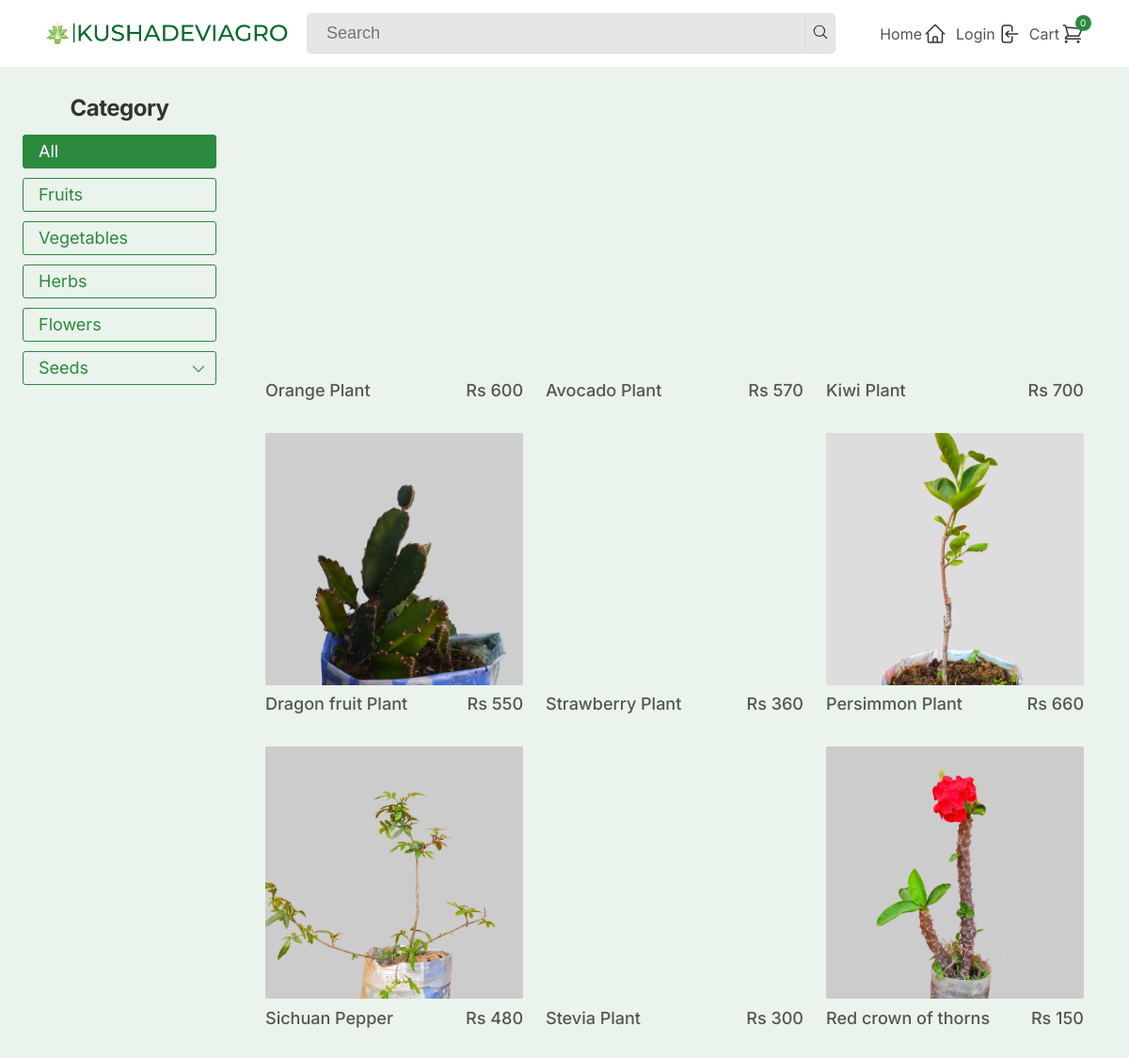
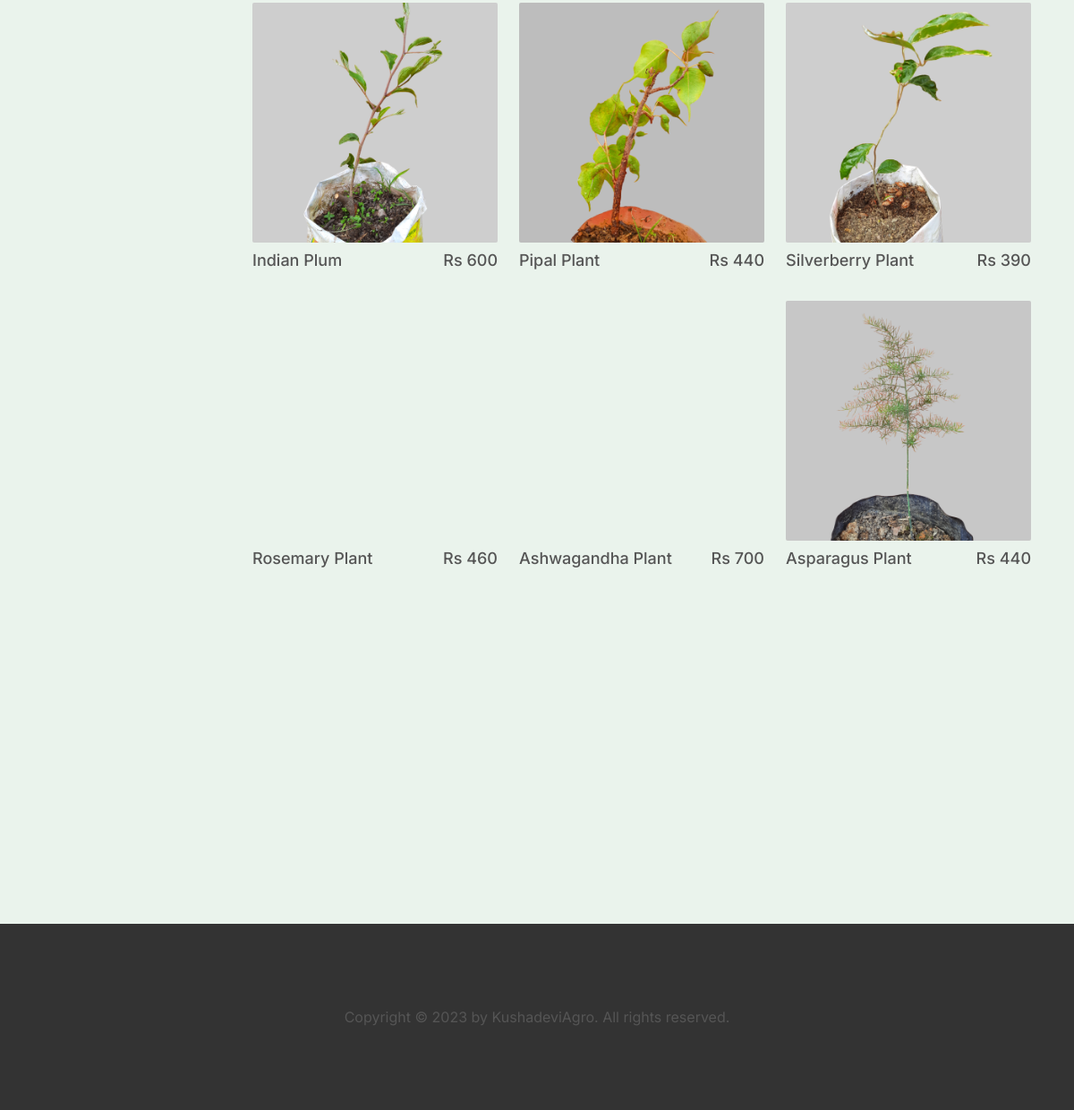
The app's page /shop/index.php with its own data (2 pictures, top to bottom).
### tables this page shows
CREATE TABLE `t_main_category` (
  `m_cat_id` int NOT NULL,
  `m_cat_name` varchar(50) NOT NULL
);

CREATE TABLE `t_product` (
  `p_id` int NOT NULL,
  `p_name` varchar(255) NOT NULL,
  `p_price` int NOT NULL,
  `p_available_qty` int NOT NULL,
  `p_featured_photo` varchar(255) NOT NULL,
  `p_description` text NOT NULL,
  `m_cat_id` int NOT NULL,
  `s_cat_id` int DEFAULT NULL,
  `p_is_featured` int NOT NULL,
  `p_is_active` int NOT NULL
);

### shop/index.php (the view, shortened to what this page needs)
<?php require("sub-header.php") ?>
<?php
if (isset($_REQUEST["m_cat_id"])) {
  if (isset($_REQUEST["s_cat_id"])) {
    $query  = "select * from t_product where p_is_active = 1 and m_cat_id = ? and s_cat_id = ? ";
    $stmt = mysqli_stmt_init($conn);
    mysqli_stmt_prepare($stmt, $query);
    mysqli_stmt_bind_param($stmt, "ii", $_REQUEST["m_cat_id"], $_REQUEST["s_cat_id"]);
    mysqli_stmt_execute($stmt);
    $result = mysqli_stmt_get_result($stmt);
    mysqli_stmt_close($stmt);
    $total = mysqli_num_rows($result);
    $m_cat_name = $_REQUEST["m_cat_name"];
    $s_cat_name = $_REQUEST["s_cat_name"];
    $_SESSION["main_category"]["id"] = $_REQUEST["m_cat_id"];
    $_SESSION["main_category"]["name"] = $_REQUEST["m_cat_name"];
    $_SESSION["sub_category"]["id"] = $_REQUEST["s_cat_id"];
    $_SESSION["sub_category"]["name"] = $_REQUEST["s_cat_name"];
    $search_result = "Total $total item(s) in sub-category " . "\"$s_cat_name\"" . " of category " . "\"$m_cat_name\"";
  } else {
    if (isset($_SESSION["sub_category"])) {
      unset($_SESSION["sub_category"]);
    }
    $query = "select * from t_product where p_is_active = 1 and m_cat_id = ?";
    $stmt = mysqli_stmt_init($conn);
    mysqli_stmt_prepare($stmt, $query);
    mysqli_stmt_bind_param($stmt, "i", $_REQUEST["m_cat_id"]);
    mysqli_stmt_execute($stmt);
    $result = mysqli_stmt_get_result($stmt);
    mysqli_stmt_close($stmt);
    $total = mysqli_num_rows($result);
    $cat_name = $_REQUEST["m_cat_name"];
    $_SESSION["main_category"]["id"] = $_REQUEST["m_cat_id"];
    $_SESSION["main_category"]["name"] = $cat_name;
    $search_result = "Total $total item(s) in category " . "\"$cat_name\"";
  }
} else {
  $query = "select * from t_product where p_is_active = 1";
  $result = mysqli_query($conn, $query);
} ?>
<main>
  <section class="section-products">
    <div class="container grid-gap-sm grid-2-cols-unequal">
      <?php require("product-category.php") ?>
      <?php
      for ($i = 0; $i < 1; $i++) {
      ?>
        <div class="products-gallery">
          <div class="products-grid grid-gap-products grid-3-cols">
            <?php
            foreach ($result as $row) {
            ?>
              <article class="product">
                <figure class="product-image">
                  <div class="product-img" style="background-image:url('img/uploads/<?php echo $row['p_featured_photo']; ?>');"></div>
                </figure>
                <footer class="product-info-box">
                  <p class="product-name"><?php echo $row["p_name"]; ?></p>
                  <p class="product-price">Rs <?php echo $row["p_price"]; ?></p>
                </footer>
              </article>
            <?php }
            ?>
          </div>
        </div>
      <?php } ?>
    </div>
  </section>
</main>
<?php require_once("../footer.php"); ?>

### shop/sub-header.php (shortened to what this page needs)
<!DOCTYPE html>
<html lang="en">
<head>
  <link rel="stylesheet" href="../css/common.css" />
  <link rel="stylesheet" href="css/carousel.css" />
  <link rel="stylesheet" href="css/popup.css" />
  <link rel="stylesheet" href="../css/footer.css" />
  <link rel="stylesheet" href="css/style.css" />
  <link rel="stylesheet" href="css/product.css" />
</head>
<body>
  <header class="sub-header">
    <a href="index.php">
      <img src="../img/logo.png" alt="KushadeviAgro Logo" class="logo" />
    </a>
    <form action="index.php" class="search-form">
      <input type="text" placeholder="Search" name="search" class="search-input" required/>
      <button class="search-btn">
        <svg xmlns="http://www.w3.org/2000/svg" fill="none" viewBox="0 0 24 24" stroke-width="1.5" stroke="currentColor" class="icon search-icon">
          <path stroke-linecap="round" stroke-linejoin="round" d="M21 21l-5.197-5.197m0 0A7.5 7.5 0 105.196 5.196a7.5 7.5 0 0010.607 10.607z" />
        </svg>
      </button>
    </form>
    <div class="sub-header-nav">
      <a href="index.php" class="sub-header-link">Home
        <?php if (isset($_SESSION["custo"])) { ?>
          <a href="dashboard.php?update_profile" class="sub-header-link"><?php echo $_SESSION["custo"]["cust_fname"]; ?>
            <svg xmlns="http://www.w3.org/2000/svg" fill="none" viewBox="0 0 24 24" stroke-width="1.5" stroke="currentColor" class="icon login-icon">
              <path stroke-linecap="round" stroke-linejoin="round" d="M15.75 6a3.75 3.75 0 11-7.5 0 3.75 3.75 0 017.5 0zM4.501 20.118a7.5 7.5 0 0114.998 0A17.933 17.933 0 0112 21.75c-2.676 0-5.216-.584-7.499-1.632z" />
            </svg>
            <a href="logout.php" class="sub-header-link">Logout
              <svg xmlns="http://www.w3.org/2000/svg" fill="none" viewBox="0 0 24 24" stroke-width="1.5" stroke="currentColor" class="icon login-icon">
                <path stroke-linecap="round" stroke-linejoin="round" d="M15.75 9V5.25A2.25 2.25 0 0013.5 3h-6a2.25 2.25 0 00-2.25 2.25v13.5A2.25 2.25 0 007.5 21h6a2.25 2.25 0 002.25-2.25V15m3 0l3-3m0 0l-3-3m3 3H9" />
              </svg>
            <?php } else { ?>
              <a href="login.php" class="sub-header-link">Login
              </a>
            <?php } ?>
            <a href="cart.php" class="sub-header-link">Cart
              <span class="cart-icon-box">
                <span id="cart-value">
                  <?php
                  $totalqty = 0;
                  if (isset($_SESSION["cart"])) {
                    foreach ($_SESSION["cart"] as $product) {
                      $totalqty += $product["p_selected_qty"];
                      $_SESSION["cart-info"]["value"] = $totalqty;
                    }
                    echo $_SESSION["cart-info"]["value"];
                  } else {
                    echo 0;
                  }
                  ?></span>
              </span>
            </a>
    </div>
  </header>
</body>
</html>

### shop/product-category.php (shortened to what this page needs)
<?php require("../admin/config.php") ?>
<?php
$query = "select * from t_main_category;";
$resu = mysqli_query($conn, $query);
?>
<aside class="sidebar">
  <div class="center-text margin-bottom-sm">
    <h2 class="heading-tertiary">Category</h2>
  </div>
  <ul class="sidebar-main-list">
    <li>
      <a href="index.php" class="btn btn-ghost btn-small <?php if (!isset($_REQUEST["m_cat_id"])) {
          echo "make-btn-full";
      } ?>">All</a>
    </li>
    <?php foreach ($resu as $m_cat) { ?>
      <li class="main-menu">
        <a href="index.php?m_cat_id=<?php echo $m_cat["m_cat_id"]; ?>&m_cat_name=<?php echo $m_cat["m_cat_name"]; ?>" class="btn btn-ghost btn-small main-link <?php if (isset($_REQUEST["m_cat_id"]) && $_REQUEST["m_cat_id"] == $m_cat["m_cat_id"]) {
            echo "make-btn-full";
        } ?>"><?php echo $m_cat["m_cat_name"] ?></a>
        <?php
        $query = "select * from t_sub_category where m_cat_id = ?";
        $stmt = mysqli_stmt_init($conn);
        mysqli_stmt_prepare($stmt, $query);
        mysqli_stmt_bind_param($stmt, "i", $m_cat["m_cat_id"]);
        mysqli_stmt_execute($stmt);
        $res = mysqli_stmt_get_result($stmt);
        $total = mysqli_num_rows($res);
        ?>
        <?php if ($total>0) { ?>
      <label for="toggle<?php echo $m_cat["m_cat_id"];?>">
        <svg xmlns="http://www.w3.org/2000/svg" fill="none" viewBox="0 0 24 24" stroke-width="1.5" stroke="currentColor" class="chev-down">
  <path stroke-linecap="round" stroke-linejoin="round" d="M19.5 8.25l-7.5 7.5-7.5-7.5" />
</svg>
      </label>
        <?php } ?>
      </li>
    <?php } ?>
  </ul>
</aside>

### footer.php (shortened to what this page needs)
<footer class="footer">
  <p class="footer-txt center-text">
    Copyright &copy; <?php echo date("Y"); ?> by KushadeviAgro. All rights reserved.
  </p>
</footer>
</body>
</html>

### css/common.css (style rules this page uses)
* { margin: 0; padding: 0; box-sizing: border-box; }
html { font-size: 62.5%; scroll-behavior: smooth; scroll-padding-top: 6.2rem; }
body { font-family: "inter", sans-serif; line-height: 1; font-weight: 400; color: #555; }
.heading-primary, .heading-secondary, .heading-tertiary, .heading-quarternary { font-weight: 700; letter-spacing: -0.5px; color: #333; }
.heading-tertiary { font-size: 2.4rem; }
.container { max-width: 120rem; margin: 0 auto; padding: 0 2.4rem; }
.grid-gap-sm { display: grid; gap: 2.4rem; }
.grid-3-cols { grid-template-columns: repeat(3, 1fr); }
.grid-2-cols-unequal { grid-template-columns: 210px 1fr; }
a { text-decoration: none; }
ul { list-style-position: inside; }
.btn { border: 1px solid #2b8a3e; color: #2b8a3e; border-radius: 3px; cursor: pointer; }
.btn:link, .btn:visited { display: inline-block; text-decoration: none; border-radius: 3px; transition: all 0.3s; border: 1px solid #2b8a3e; }
.btn-ghost:link, .btn-ghost:visited { color: #2b8a3e; border: 1px solid #2b8a3e; }
.btn-small { font-size: 1.8rem; padding: 0.8rem 1.6rem; }
.icon { color: #333; transition: all 0.3s; }
.center-text { text-align: center !important; }
.margin-bottom-sm { margin-bottom: 1.6rem !important; }
.make-btn-full { color: #fff !important; background-color: #2b8a3e; }

### css/footer.css (style rules this page uses)
.footer { padding: 9.6rem 0; background-color: #333; }
.footer-txt { font-size: 1.6rem; }

### shop/css/style.css (style rules this page uses)
.sub-header { display: flex; align-items: center; justify-content: space-between; gap: 2rem; background-color: #fff; padding: 1.4rem 4.8rem; }
.sub-header .logo { height: 2.4rem; }
.search-form { display: flex; flex-grow: 1; }
.search-input { font-size: 1.8rem; padding: 1rem 2rem; border: 1px solid #dfdfe0; background-color: #e6e6e6; width: 90%; color: #555; transition: all 0.3s; border-top-left-radius: 5px; border-bottom-left-radius: 5px; }
.search-btn { width: 3.2rem; text-align: center; cursor: pointer; border: 1px solid #dfdfe0; background-color: #e6e6e6; padding: 0.5rem; transition: all 0.3s; border-top-right-radius: 5px; border-bottom-right-radius: 5px; }
.search-icon { width: 1.8rem; height: 1.8rem; }
.sub-header-nav { display: flex; align-items: center; justify-content: center; gap: 1rem; }
.sub-header-link { font-size: 1.6rem; text-decoration: none; color: #555; display: flex; align-items: center; gap: 2px; transition: all 0.3s; }
.sub-header-link .icon { width: 2.4rem; height: 2.4rem; }
.cart-icon-box { display: flex; position: relative; }
#cart-value { font-size: 1rem; width: 1.75rem; height: 1.75rem; border-radius: 50%; background-color: #2b8a3e; color: #fff; position: absolute; top: -0.8rem; right: -0.8rem; display: flex; align-items: center; justify-content: center; }
.sidebar { height: 80vh; padding-right: 0.4rem; overflow-y: auto; }
.sidebar-main-list, .sidebar-sub-list { display: flex; flex-direction: column; list-style: none; }
.sidebar-main-list { gap: 1rem; }
.main-menu { position: relative; }
.chev-down { position: absolute; right: 1rem; top: 1rem; width: 1.8rem; height: 1.8rem; cursor: pointer; color: #2b8a3e; }
.sidebar-main-list .btn { display: block; }
.section-products { padding: 3.2rem 0; background-color: #eaf3ec; position: relative; }
.products-gallery { padding: 2.4rem; height: 100vh; overflow: auto; }
.products-grid { grid-auto-rows: 1fr; grid-auto-columns: 1fr; }
.grid-gap-products { display: grid; grid-row-gap: 3.6rem; grid-column-gap: 2.4rem; }

### shop/css/product.css (style rules this page uses)
.product-image { position: relative; }
.product-img { height: 26.8rem; width: 100%; background-position: center; background-size: cover; transition: all 0.3s; border-radius: 2px; }
.product-info-box { display: flex; justify-content: space-between; margin-top: 1.12rem; }
.product-name, .product-price { font-size: 1.8rem; font-weight: 500; }

### records on screen
t_main_category: m_cat_name "Fruits"
t_main_category: m_cat_name "Vegetables"
t_main_category: m_cat_name "Herbs"
t_main_category: m_cat_name "Flowers"
t_main_category: m_cat_name "Seeds"
t_product: p_name "Orange Plant", p_price "600"
t_product: p_name "Avocado Plant", p_price "570"
t_product: p_name "Kiwi Plant", p_price "700"
t_product: p_featured_photo (picture), p_name "Dragon fruit Plant", p_price "550"
t_product: p_name "Strawberry Plant", p_price "360"
t_product: p_featured_photo (picture), p_name "Persimmon Plant", p_price "660"
t_product: p_featured_photo (picture), p_name "Sichuan Pepper", p_price "480"
t_product: p_name "Stevia Plant", p_price "300"
t_product: p_featured_photo (picture), p_name "Red crown of thorns", p_price "150"
t_product: p_featured_photo (picture), p_name "Indian Plum", p_price "600"
t_product: p_featured_photo (picture), p_name "Pipal Plant", p_price "440"
t_product: p_featured_photo (picture), p_name "Silverberry Plant", p_price "390"
t_product: p_name "Rosemary Plant", p_price "460"
t_product: p_name "Ashwagandha Plant", p_price "700"
t_product: p_featured_photo (picture), p_name "Asparagus Plant", p_price "440"
